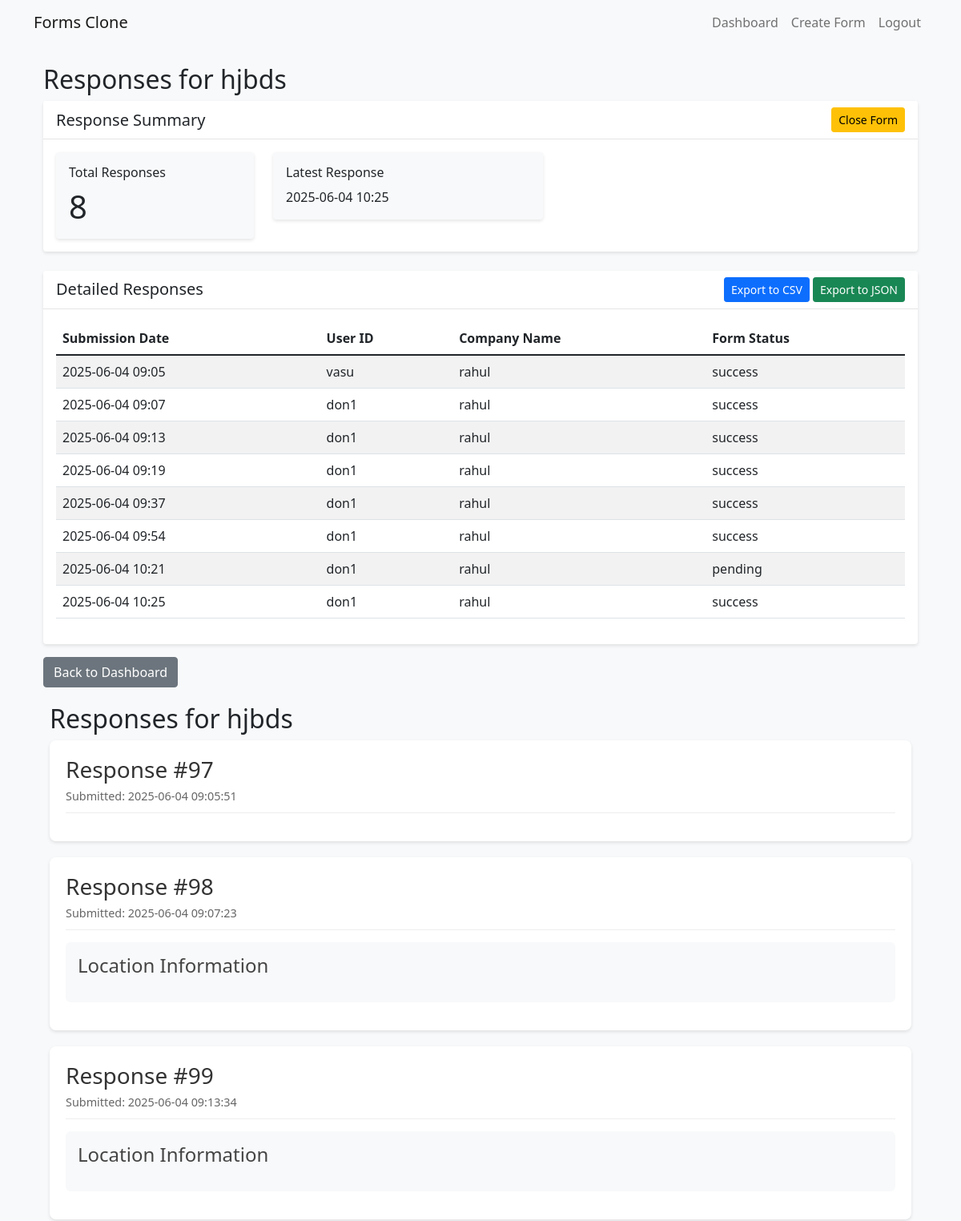
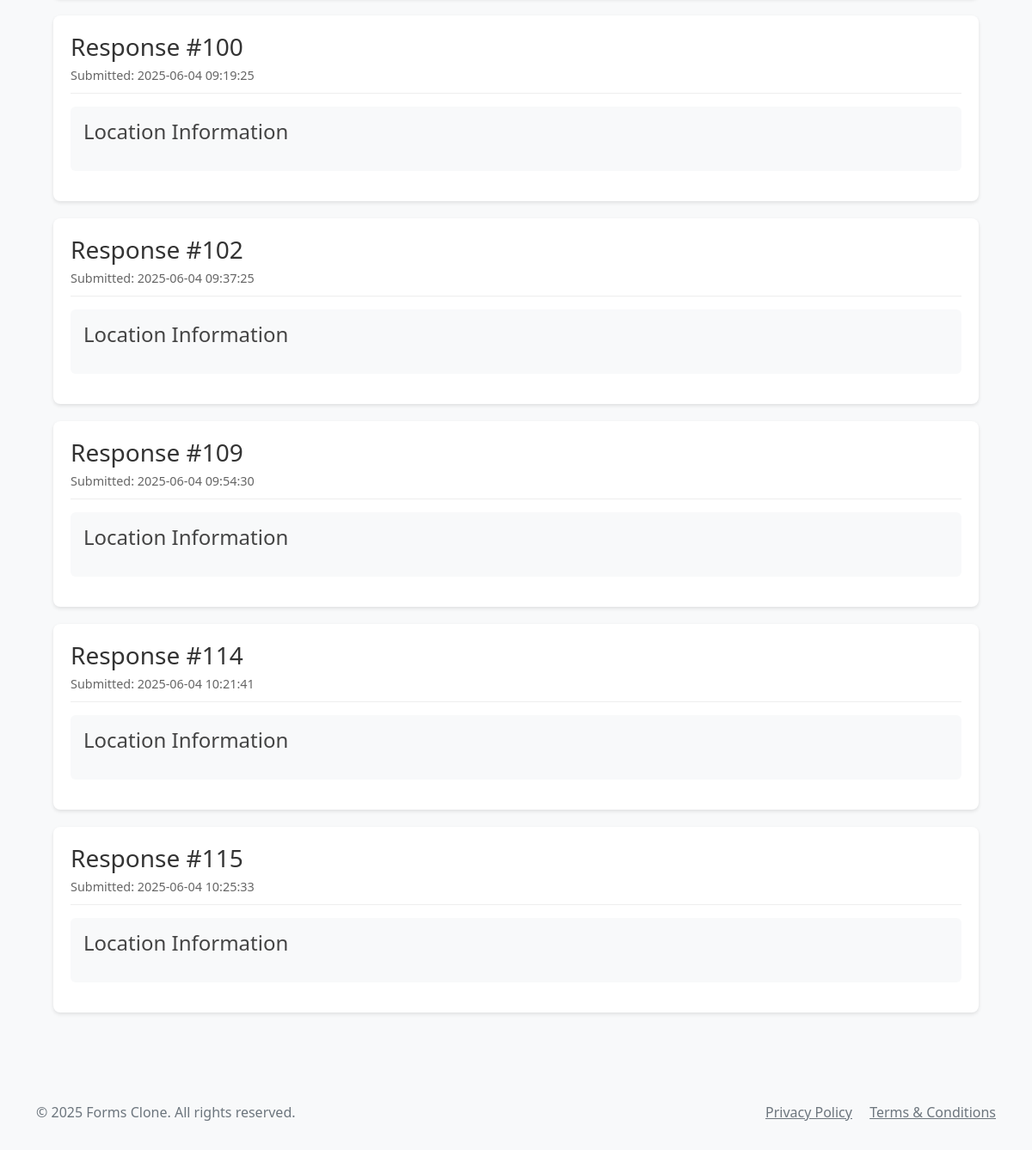
The page /form/76/responses (signed in) on the database as committed earlier (2 pictures, top to bottom).
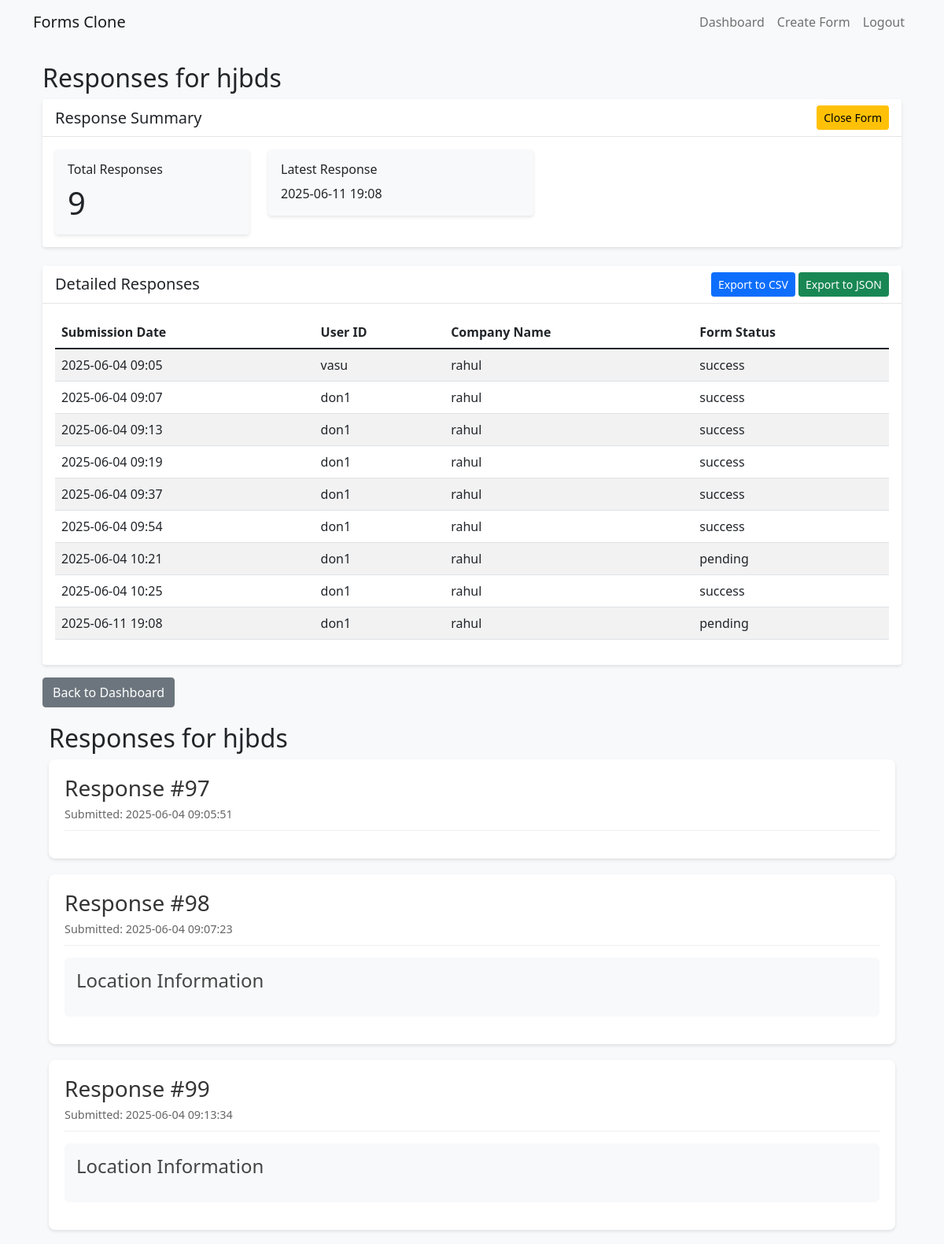
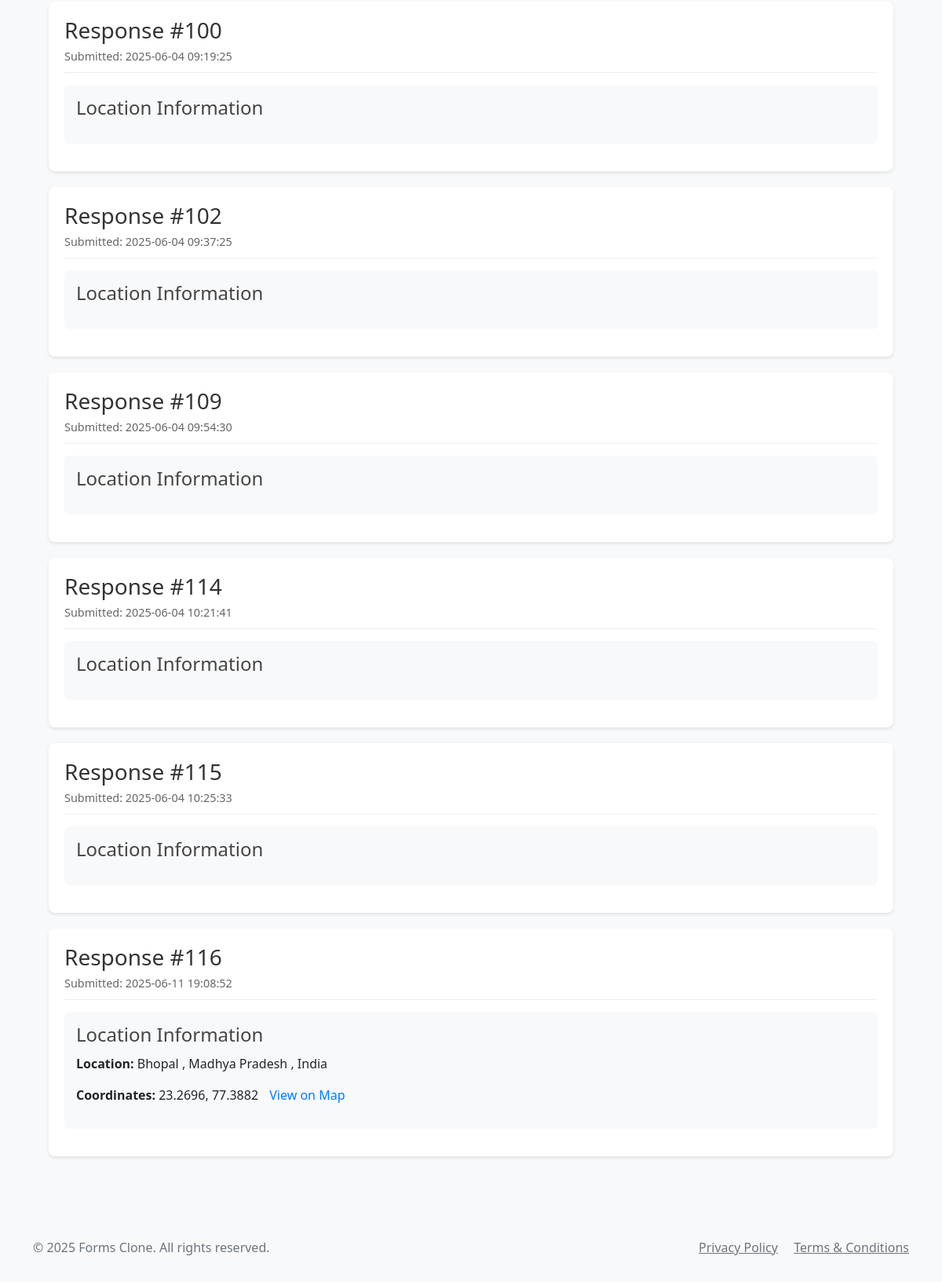
The same page on the database as committed later (2 pictures, top to bottom).
### app.py (models this page shows)
class Response(db.Model):
    id = db.Column(db.Integer, primary_key=True)
    form_id = db.Column(db.Integer, db.ForeignKey('form.id'), nullable=False)
    submitted_at = db.Column(db.DateTime, default=datetime.utcnow)
    company_id = db.Column(db.Integer, db.ForeignKey('company.id', name='fk_response_company'), nullable=True)
    user_id = db.Column(db.String(100), nullable=True)
    company_name = db.Column(db.String(200), nullable=True)
    answers = relationship('Answer', backref='response', lazy=True, cascade='all, delete-orphan')
    subquestion_answers = relationship('SubQuestionAnswer', backref='response', lazy=True,
                                      cascade='all, delete-orphan')
    company = relationship('Company', backref='responses')
    utm_source = db.Column(db.String(100), nullable=True)
    utm_medium = db.Column(db.String(100), nullable=True)
    utm_campaign = db.Column(db.String(100), nullable=True)
    utm_content = db.Column(db.String(100), nullable=True)
    utm_term = db.Column(db.String(100), nullable=True)
    device_type = db.Column(db.String(20), nullable=True)
    has_consent = db.Column(db.Boolean, default=False)
    score = db.Column(db.Integer, nullable=True)  # Quiz score (total points)
    max_score = db.Column(db.Integer, nullable=True)  # Maximum possible score
    passed = db.Column(db.Boolean, nullable=True)  # Whether the user passed
    form_score = db.Column(db.Integer, default=100)
    status = db.Column(db.String(50), default="success")
    sub1 = db.Column(db.String(100), nullable=True)
    sts = db.Column(db.String(100), nullable=True)

class Geolocation(db.Model):
    id = db.Column(db.Integer, primary_key=True)
    response_id = db.Column(db.Integer, db.ForeignKey('response.id'), nullable=False)
    latitude = db.Column(db.Float, nullable=True)
    longitude = db.Column(db.Float, nullable=True)
    city = db.Column(db.String(100), nullable=True)
    region = db.Column(db.String(100), nullable=True)
    country = db.Column(db.String(100), nullable=True)
    ip_address = db.Column(db.String(50), nullable=True)
    created_at = db.Column(db.DateTime, default=datetime.utcnow)
    response = db.relationship('Response', backref='geolocation')

### app.py (the view)
@app.route('/form/<int:form_id>/responses')
@login_required
def view_responses(form_id):
    form = Form.query.get_or_404(form_id)
    if form.user_id != current_user.id:
        flash('You do not have permission to view these responses')
        return redirect(url_for('dashboard'))
    responses = Response.query.filter_by(form_id=form_id).all()
    response_data = []
    for response in responses:
        geo = Geolocation.query.filter_by(response_id=response.id).first()
        response_data.append({
            'response': response,
            'geolocation': geo
        })
    return render_template('view_responses.html', form=form, response_data=response_data)

### app.py (called while the page is built)
@app.context_processor
def inject_now():
    return {'now': datetime.now()}

@app.context_processor
def inject_csrf_token():
    return {'csrf_token': lambda: 'dummy_token'}

@login_manager.user_loader
def load_user(user_id):
    return User.query.get(int(user_id))

### templates/view_responses.html (shortened to what the changed rows need)
{% extends "base.html" %}
{% block content %}
<div class="container mt-4">
    <h2>Responses for {{ form.title }}</h2>
    <div class="card mb-4">
        <div class="card-body">
            <div class="row">
                <div class="col-md-3">
                    <div class="card bg-light">
                        <div class="card-body">
                            <h6 class="card-title">Total Responses</h6>
                            <p class="card-text display-6">{{ response_data|length }}</p>
                        </div>
                    </div>
                </div>
                <div class="col-md-{% if form.is_quiz %}3{% else %}4{% endif %}">
                    <div class="card bg-light">
                        <div class="card-body">
                            <h6 class="card-title">Latest Response</h6>
                            <p class="card-text">{% if response_data %}{{ moment(response_data|map(attribute='response')|sort(attribute='submitted_at')|last|attr('submitted_at')).format('YYYY-MM-DD HH:mm') }}{% else %}No responses yet{% endif %}</p>
                        </div>
                    </div>
                </div>
            </div>
        </div>
    </div>
    <div class="card">
        <div class="card-body">
            <div class="table-responsive">
                <table class="table table-striped" id="responsesTable">
                    <thead>
                        <tr>
                            <th>Submission Date</th>
                            <th>User ID</th>
                            <th>Company Name</th>
                            <th>Form Status</th>
                        </tr>
                    </thead>
                    <tbody>
                        {% for data in response_data %}
                        {% set response = data.response %}
                        <tr>
                            <td>{{ moment(response.submitted_at).format('YYYY-MM-DD HH:mm') }}</td>
                            <td>{{ response.user_id if response.user_id else 'N/A' }}</td>
                            <td>{{ response.company_name if response.company_name else 'N/A' }}</td>
                            <td>{{ response.status if response.status else 'N/A' }}</td>
                        </tr>
                        {% endfor %}
                    </tbody>
                </table>
            </div>
        </div>
    </div>
</div>
<div class="responses-container">
    <h2>Responses for {{ form.title }}</h2>
    {% for data in response_data %}
    <div class="response-card">
        <div class="response-header">
            <h3>Response #{{ data.response.id }}</h3>
            <p class="timestamp">Submitted: {{ data.response.submitted_at.strftime('%Y-%m-%d %H:%M:%S') }}</p>
        </div>
        {% if data.geolocation %}
        <div class="geolocation-info">
            <h4>Location Information</h4>
            <p>
                {% if data.geolocation.city or data.geolocation.region or data.geolocation.country %}
                    <strong>Location:</strong>
                    {% if data.geolocation.city %}{{ data.geolocation.city }}{% endif %}
                    {% if data.geolocation.region %}, {{ data.geolocation.region }}{% endif %}
                    {% if data.geolocation.country %}, {{ data.geolocation.country }}{% endif %}
                {% endif %}
            </p>
            {% if data.geolocation.latitude and data.geolocation.longitude %}
            <p>
                <strong>Coordinates:</strong>
                {{ data.geolocation.latitude }}, {{ data.geolocation.longitude }}
                <a href="https://www.google.com/maps?q={{ data.geolocation.latitude }},{{ data.geolocation.longitude }}"
                   target="_blank" rel="noopener" class="map-link">View on Map</a>
            </p>
            {% endif %}
        </div>
        {% endif %}
    </div>
    {% endfor %}
</div>
{% endblock %}

Rows that differ between the two databases and show on the page:
added Response: submitted_at "2025-06-11 19:08", user "don1", company_name "rahul", status "pending", response.id "116", response.submitted_at "2025-06-11 19:08:52"
added Geolocation: geolocation.city "Bhopal", geolocation.region "Madhya Pradesh", geolocation.country "India", geolocation.latitude "23.2696", geolocation.longitude "77.3882"
Other text that changed with them:
{{ response_data|length }}: "8" → "9"
text no longer shown: "2025-06-04 10:25"
text now shown: "2025-06-11 19:08"
new list line: "Response # Submitted: Location Information Location: , , Coordinates: , View on Map"
